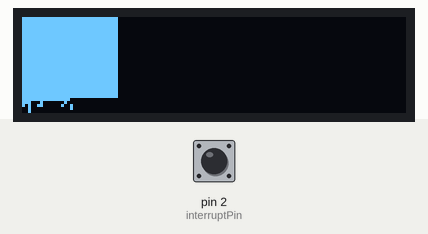
This program was run on a simulated Arduino Uno, built with avr-gcc and run on an emulated ATmega328P. Parts: 128×32 one-colour display. Wiring (inferred from the names in the program): 24Cxx EEPROM at I2C address 0x50. The inputs (shaded band) are chosen by the test bench; at power-on: pin 2 (interruptPin) HIGH. Storage starts empty; EEPROM starts erased; what the program prints to the serial monitor is not drawn.

Above: at 1.5 s.
1.6 s: pin 2 (interruptPin) pulled LOW for 0.15 s
At 1.73 s:
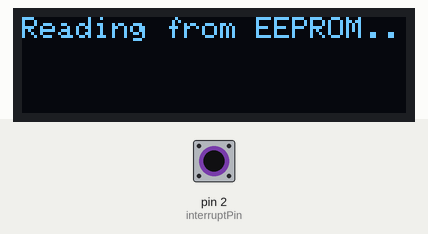
Timing chart, 0 to 4.6 s (numbered marks = the images above; inputs shaded):
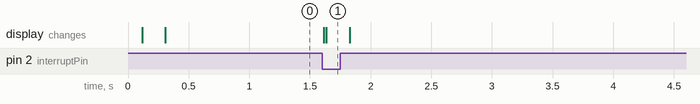

Measured:
- after the input at 1.6 s, the display: first changes at once (image 1 shows a later state)

The program:

main.cpp
```cpp
#include <Arduino.h>
#include <SPI.h>
#include <SdFat.h>
#include <Wire.h>
#include <Adafruit_GFX.h>
#include <Adafruit_SSD1306.h>

#define SCREEN_WIDTH 128 // OLED display width, in pixels
#define SCREEN_HEIGHT 32 // OLED display height, in pixels
#define LOGO_HEIGHT 32
#define LOGO_WIDTH 32
#define OLED_RESET -1       // Reset pin # (or -1 if sharing Arduino reset pin)
#define SCREEN_ADDRESS 0x3C ///< See datasheet for Address; 0x3D for 128x64, 0x3C for 128x32
Adafruit_SSD1306 display(SCREEN_WIDTH, SCREEN_HEIGHT, &Wire, OLED_RESET);
#define EEPROM_I2C_ADDRESS 0x50 // EEPROM I2C Address
const byte interruptPin = 2;    // kesme pini
volatile byte state = LOW;
byte page = 0;
const byte maxaddress = 110;
byte ram_array[maxaddress];
byte readVal = 0;
// uint8_t buffer[256] = {'\0'};
//  int index = 0;
byte index2 = 0;
const byte chipSelect = 10;
SdFat sd;
//uint16_t yeniZaman = 0;
//uint16_t eskiZaman = 0;
bool durum = false;
bool durum2 = false;
// byte Image [256];
void testdrawbitmap(byte bitmap[maxaddress])
{
  display.clearDisplay();
  display.drawBitmap(0, 0, bitmap, LOGO_WIDTH, LOGO_HEIGHT, 1);
  display.display();
}
void writeEEPROM(int address, byte val, int i2c_address)
{
  // Begin transmission to I2C EEPROM
  Wire.beginTransmission(i2c_address);

  // Send memory address as two 8-bit bytes
  Wire.write((int)(address >> 8));   // MSB
  Wire.write((int)(address & 0xFF)); // LSB

  // Send data to be stored
  Wire.write(val);

  // End the transmission
  Wire.endTransmission();

  // Add 5ms delay for EEPROM
  delay(50);
}
byte readEEPROM(int address, int i2c_address)
{
  // Define byte for received data
  byte rcvData = 0xFF;

  // Begin transmission to I2C EEPROM
  Wire.beginTransmission(i2c_address);

  // Send memory address as two 8-bit bytes
  Wire.write((int)(address >> 8));   // MSB
  Wire.write((int)(address & 0xFF)); // LSB

  // End the transmission
  Wire.endTransmission();

  // Request one byte of data at current memory address
  Wire.requestFrom(i2c_address, 1);

  // Read the data and assign to variable
  rcvData = Wire.read();

  // Return the data as function output
  return rcvData;
}
void test_eeprom(int page)
{
  // Print to Serial Monitor
  //  Serial.println("Start Writing...");

  //   display.clearDisplay();
  //   display.setTextSize(1);             // Normal 1:1 pixel scale
  //   display.setTextColor(SSD1306_WHITE);        // Draw white text
  //   display.setCursor(0, 0);            // Start at top-left corner
  //   display.println(F("Writing to EEPROM..."));
  //   display.display();

  //   for (int address = page*maxaddress; address < (page*maxaddress)+maxaddress; address++){
  //     writeEEPROM(address, ram_array[address-(page*maxaddress)], EEPROM_I2C_ADDRESS);
  //     Serial.print("ADDR = ");
  //     Serial.print(address);
  //     Serial.print("   data:");
  //     Serial.println(ram_array[address], HEX);
  //     delay(1);
  //   }

  //   // Print to Serial Monitor
  //   Serial.println("Writing Finished!");
  //   delay(2000);    // Delay 2 Seconds

  // Print to Serial Monitor
  //Serial.println("Begin Reading...");

  display.clearDisplay();
  display.setTextSize(1);              // Normal 1:1 pixel scale
  display.setTextColor(SSD1306_WHITE); // Draw white text
  display.setCursor(0, 0);             // Start at top-left corner
  display.println(F("Reading from EEPROM.."));
  display.display();

  // Run until maximum address is reached
  for (int address = page * maxaddress; address < (page * maxaddress) + maxaddress; address++)
  {
    // Read value from EEPROM
    readVal = readEEPROM(address, EEPROM_I2C_ADDRESS);

    //Print to Serial Monitor
    //   Serial.print("ADDR = ");
    //   Serial.print(address);
    //    Serial.print("   data:");
    //   Serial.println(readVal, HEX);
    // Serial.print("ADDRsss = ");
    //  Serial.println(address-(page*maxaddress));
    ram_array[address - (page * maxaddress)] = readVal;
    delay(1);
  }

  // Print to Serial Monitor
//  Serial.println("Reading Finished!");
  testdrawbitmap(ram_array);
} // end test_eeprom

void sdKartOku()
{
   File dataFile = sd.open("kodlama.txt");
  //File dataFile = sd.open("eepromsil.txt");
  // if the file is available, write to it:
  if (dataFile)
  {
    char dizi[4] = {'\0'};
    int diziindex = 0;

    while (dataFile.available())
    {
      char c = dataFile.read();
      if (c != ' ' && c != '{' && c != ',' && c != '\n' && c != '\r' && c != '}')
      {
        dizi[(diziindex) % 4] = c;
        if ((diziindex) % 4 == 3)
        {
          char data[4] = {'\0'};
          sprintf(data, "%c%c%c%c", dizi[0], dizi[1], dizi[2], dizi[3]);
          // Image[index2] = strtol(data, NULL, 16);
          ram_array[index2 - (page * maxaddress)]=strtol(data, NULL, 16);
          writeEEPROM(index2, ram_array[index2 - (page * maxaddress)], EEPROM_I2C_ADDRESS);
          Serial.print(F("data:"));
          //Serial.print(index2);
          Serial.println(data);
          //ram_array[index2] = strtol(data, NULL, 16);
          index2++;
          if (index2 == maxaddress)
          {
           index2 = 0;
            break;
          }
          diziindex = 0;
        }
        else
        {
          diziindex++;
        }
      }
    }
    dataFile.close();
    durum = true;
    durum2 = true;
  }
}
void blink() {
  state = !state;
}

void blinksdKart()
{
   display.clearDisplay();
  display.setTextSize(1);              // Normal 1:1 pixel scale
  display.setTextColor(SSD1306_WHITE); // Draw white text
  display.setCursor(0, 0);             // Start at top-left corner
  display.println(F("Sd kart okunuyor.."));
  display.display();


  //Serial.println(F("sdden eeproma yaz"));

  sdKartOku();
  //delay(500);
  // memcpy_P(ram_array, Image, maxaddress);

  // for (int address = page*maxaddress; address < (page*maxaddress)+maxaddress; address++){
  //   writeEEPROM(address, ram_array[address-(page*maxaddress)], EEPROM_I2C_ADDRESS);
  //   Serial.print("ADDR = ");
  //   Serial.print(address);
  //   Serial.print("   data:");
  //   Serial.println(ram_array[address], HEX);
  //   delay(1);
  // }

  // // Print to Serial Monitor
  // Serial.println("Writing Finished!");
  // delay(2000);    // Delay 2 Seconds
  test_eeprom(page);
  state = !state;
}

void setup()
{
  Wire.begin();
   if (sd.begin(chipSelect))
  {
    // sdKartOku();
    Serial.println("SD ok");
  }

  pinMode(interruptPin, INPUT_PULLUP);
  attachInterrupt(digitalPinToInterrupt(interruptPin), blink, FALLING);
  Serial.begin(9600);
  while (!Serial)
  {
    ; // wait for serial port to connect. Needed for native USB port only
  }
  if (!display.begin(SSD1306_SWITCHCAPVCC, SCREEN_ADDRESS))
  {
    Serial.println(F("SSD1306 allocation failed"));
    for (;;)
      ; // Don't proceed, loop forever
  }
  else
  {
    Serial.println(F("SSD1306 ok"));
    // display.clearDisplay();
    // display.setTextSize(1);              // Normal 1:1 pixel scale
    // display.setTextColor(SSD1306_WHITE); // Draw white text
    // display.setCursor(0, 0);             // Start at top-left corner
    // display.println(F("Hello, world!"));
    // display.display();
  }
  // memcpy_P(ram_array, Image, maxaddress);// copy the image from flash memory to RAM
  delay(50);
   test_eeprom(page);
  //blink();
}

void loop()
{
  if(state) {
    blinksdKart();
  }
  // yeniZaman = millis();

  // if (yeniZaman - eskiZaman > 5000)
  // {
  //   eskiZaman = yeniZaman;

  //   if (!durum2)
  //   {
  //     //sdKartOku();
  //     Serial.println(F("sd okundu"));
  //   }

  //   if (durum == true && durum2 == true)
  //   {
  //     testdrawbitmap(buffer);
  //   }
  //   else
  //   {
  //     Serial.println(F("SD kart okuma yapilamadi"));
  //   }
  // }
}
```
